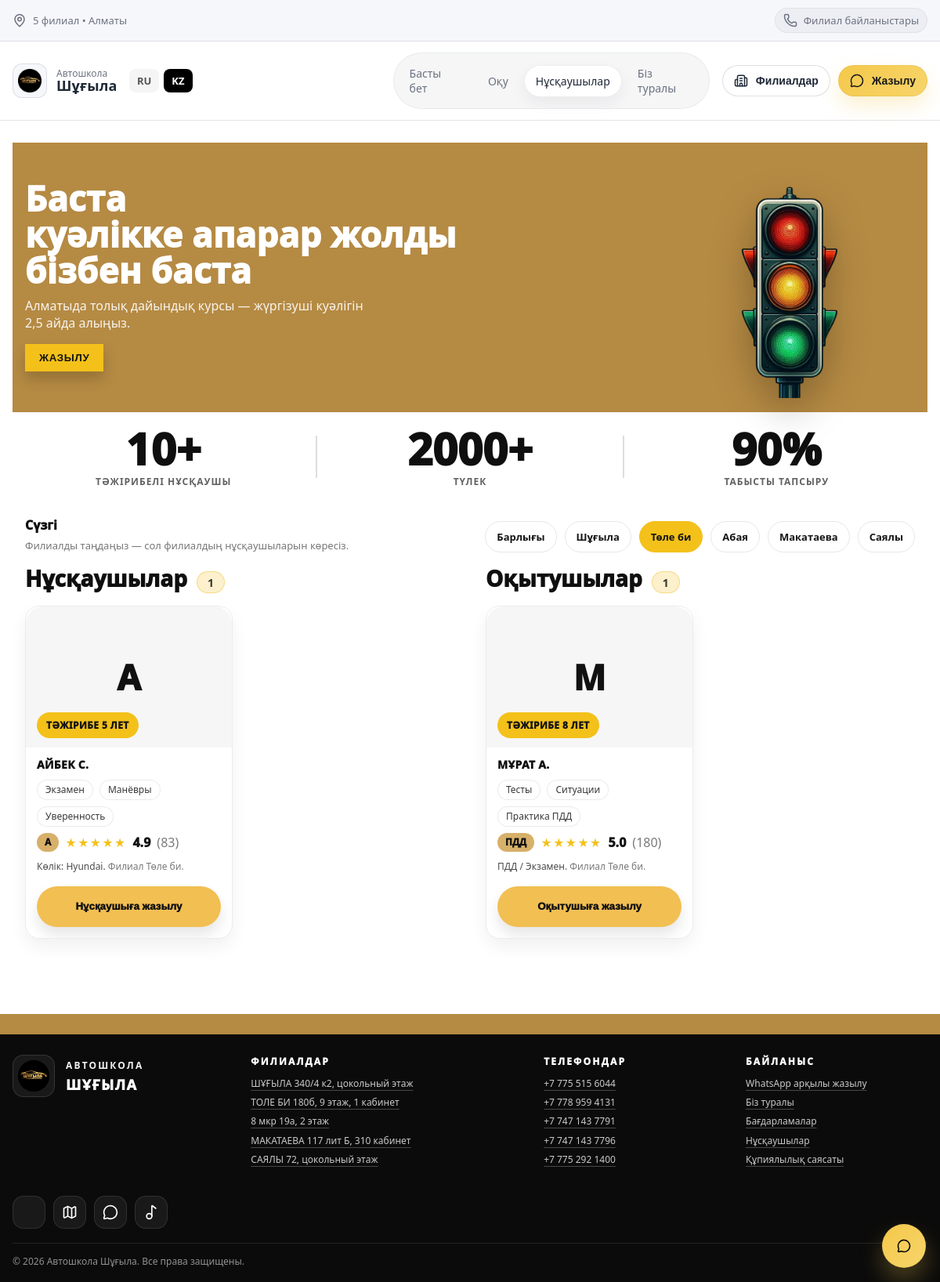
The page /kz/instructors?branch=tolebi on the database its author committed.
### app.py (models this page shows)
class Branch(db.Model):
    id = db.Column(db.Integer, primary_key=True)
    code = db.Column(db.String(40), unique=True, nullable=False)   # shugyla/tolebi/...
    name = db.Column(db.String(120), nullable=False)
    address = db.Column(db.String(200), nullable=False)
    phone = db.Column(db.String(40), nullable=False)
    whatsapp = db.Column(db.String(40), nullable=False)
    map_embed = db.Column(db.Text, nullable=False)                 # embed link

class Instructor(db.Model):
    id = db.Column(db.Integer, primary_key=True)
    name = db.Column(db.String(120), nullable=False)
    branch_code = db.Column(db.String(40), nullable=False)
    experience = db.Column(db.String(80), nullable=True)
    car = db.Column(db.String(120), nullable=True)
    tags = db.Column(db.String(200), nullable=True)
    photo_url = db.Column(db.String(300), nullable=True)  # "uploads/instructors/abc.jpg"
    is_active = db.Column(db.Boolean, default=True)
    category = db.Column(db.String(10), nullable=False, default="B")  # A/A1/B
    rating = db.Column(db.Float, nullable=False, default=4.9)
    rating_count = db.Column(db.Integer, nullable=False, default=0)

class Teacher(db.Model):
    id = db.Column(db.Integer, primary_key=True)
    name = db.Column(db.String(120), nullable=False)
    branch_code = db.Column(db.String(40), nullable=False)
    experience = db.Column(db.String(80), nullable=True)
    subject = db.Column(db.String(120), nullable=True)
    tags = db.Column(db.String(200), nullable=True)
    photo_url = db.Column(db.String(300), nullable=True)  # "uploads/teachers/xxx.jpg"
    is_active = db.Column(db.Boolean, default=True)
    rating = db.Column(db.Float, nullable=False, default=4.9)
    rating_count = db.Column(db.Integer, nullable=False, default=0)

### app.py (the view)
    @app.get("/kz/instructors")
    def instructors_kz():
        branch = request.args.get("branch", "all").strip()
        branches = Branch.query.order_by(Branch.id.asc()).all()
        q = Instructor.query.filter_by(is_active=True)
        if branch != "all":
            q = q.filter_by(branch_code=branch)
        instructors_list = q.order_by(Instructor.id.desc()).all()
        tq = Teacher.query.filter_by(is_active=True)
        if branch != "all":
            tq = tq.filter_by(branch_code=branch)
        teachers_list = tq.order_by(Teacher.id.desc()).all()
        branch_map = {b.code: b.name for b in branches}
        return render_template(
            "kz/pages/instructors.html",
            instructors=instructors_list,
            teachers=teachers_list,
            branches=branches,
            branch=branch,
            branch_map=branch_map
        )

### templates/kz/pages/instructors.html (shortened to what this page needs)
{% extends "kz/base.html" %}
{% block content %}
<section class="inst-hero">
  <div class="container inst-hero-inner">
    <div class="inst-hero-left">
      <h1 class="inst-hero-title">
        Баста<br>
        <span class="inst-hero-strong">куәлікке апарар жолды</span><br>
        <span class="inst-hero-strong">бізбен баста</span>
      </h1>
      <p class="inst-hero-sub">
        Алматыда толық дайындық курсы — жүргізуші куәлігін<br>
        2,5 айда алыңыз.
      </p>
      <button class="inst-hero-btn" type="button" data-open-branches>
        ЖАЗЫЛУ
      </button>
    </div>
    <div class="inst-hero-right" aria-hidden="true">
      <img class="inst-hero-img"
           src="{{ url_for('static', filename='images/traffic-light.png') }}"
           alt="">
    </div>
  </div>
</section>
<section class="inst-stats">
  <div class="container inst-stats-inner">
    <div class="inst-stat">
      <div class="inst-stat-big">10+</div>
      <div class="inst-stat-small">ТӘЖІРИБЕЛІ НҰСҚАУШЫ</div>
    </div>
    <div class="inst-stat-line"></div>
    <div class="inst-stat">
      <div class="inst-stat-big">2000+</div>
      <div class="inst-stat-small">ТҮЛЕК</div>
    </div>
    <div class="inst-stat-line"></div>
    <div class="inst-stat">
      <div class="inst-stat-big">90%</div>
      <div class="inst-stat-small">ТАБЫСТЫ ТАПСЫРУ</div>
    </div>
  </div>
</section>
{% set list_all = instructors or [] %}
{% set A_list = [] %}
{% set A1_list = [] %}
{% set B_list = [] %}
{% set Other_list = [] %}
{% for it in list_all %}
  {% set cat = (it.category|upper if it.category else '') %}
  {% if cat == 'A' %}
    {% set _ = A_list.append(it) %}
  {% elif cat == 'A1' %}
    {% set _ = A1_list.append(it) %}
  {% elif cat == 'B' %}
    {% set _ = B_list.append(it) %}
  {% else %}
    {% set _ = Other_list.append(it) %}
  {% endif %}
{% endfor %}
<section class="inst-filter">
  <div class="container inst-filter-inner">
    <div class="inst-filter-left">
      <div class="inst-filter-title">Сүзгі</div>
      <div class="inst-filter-sub">Филиалды таңдаңыз — сол филиалдың нұсқаушыларын көресіз.</div>
    </div>
    <div class="inst-filter-chips">
      <a class="inst-chip {% if branch == 'all' %}is-active{% endif %}" href="/kz/instructors?branch=all">
        Барлығы
      </a>
      {% for b in branches %}
        <a class="inst-chip {% if branch == b.code %}is-active{% endif %}" href="/kz/instructors?branch={{ b.code }}">
          {{ b.name.replace('Филиал','').strip() }}
        </a>
      {% endfor %}
    </div>
  </div>
</section>
{% set list_all = instructors or [] %}
{% set teachers_list = teachers or [] %}
<section class="inst-dual">
  <div class="container inst-dual-grid">
    <div class="inst-dual-col">
      <div class="inst-cats-head">
        <div class="inst-cats-head">
          <div class="inst-cats-title">
            Нұсқаушылар <span class="inst-count">{{ list_all|length }}</span>
          </div>
        </div>
      </div>
      <div class="inst-cards">
        {% for i in list_all %}
          {% set tags = (i.tags.split(',') if i.tags else []) %}
          {% set tag0 = (tags[0].strip() if tags|length > 0 else '') %}
          {% set exp_text = (i.experience|string if i.experience else '') %}
          {% set badge_text = ('ТӘЖІРИБЕ ' ~ exp_text|upper) if exp_text else (tag0|upper if tag0 else 'ҮЗДІК НҰСҚАУШЫ') %}
          <article class="inst-card-figma">
            <div class="inst-card-photo">
              {% if i.photo_url %}
                <img src="{{ url_for('static', filename=i.photo_url) }}" alt="{{ i.name }}">
              {% else %}
                <div class="inst-card-avatar">{{ (i.name[:1] if i.name else 'A')|upper }}</div>
              {% endif %}
              <div class="inst-badge">{{ badge_text }}</div>
            </div>
            <div class="inst-card-body">
              <div class="inst-card-name">{{ i.name }}</div>
                {% set tags = (i.tags.split(',') if i.tags else []) %}
                <div class="inst-tags">
                  {% for tg in tags %}
                    {% set tg = tg.strip() %}
                    {% if tg %}
                      <span class="inst-tag">{{ tg }}</span>
                    {% endif %}
                  {% endfor %}
                </div>
              <div class="inst-card-rating">
                {% set pill = (i.category|upper if i.category else 'НҰСҚ') %}
                <span class="inst-pill">{{ pill }}</span>
                {% set r = (i.rating if i.rating is not none else 4.9) %}
                {% set filled = (r + 0.5)|int %}
                {% if filled < 0 %}{% set filled = 0 %}{% endif %}
                {% if filled > 5 %}{% set filled = 5 %}{% endif %}
                {% set empty = 5 - filled %}
                <span class="inst-stars">{{ '★' * filled }}{{ '☆' * empty }}</span>
                <span class="inst-rate">{{ '%.1f' % r }}</span>
                {% if i.rating_count and i.rating_count > 0 %}
                  <span class="inst-muted">({{ i.rating_count }})</span>
                {% endif %}
              </div>
              <div class="inst-card-desc">
                {% if i.car %}Көлік: {{ i.car }}.{% endif %}
                {% if i.branch_code %}
                  <span class="inst-muted"> {{ branch_map.get(i.branch_code, i.branch_code) }}.</span>
                {% endif %}
              </div>
              <button class="inst-cta-btn"
                      type="button"
                      data-open-branches
                      data-wa-text="Сәлеметсіз бе! Нұсқаушыға жазылғым келеді: {{ i.name }}."
>
                Нұсқаушыға жазылу
              </button>
            </div>
          </article>
        {% endfor %}
      </div>
    </div>
    <div class="inst-dual-col">
      <div class="inst-cats-head">
        <div class="inst-cats-head">
          <div class="inst-cats-title">
            Оқытушылар <span class="inst-count">{{ teachers_list|length }}</span>
          </div>
        </div>
      </div>
      <div class="inst-cards">
        {% for t in teachers_list %}
          {% set tags = (t.tags.split(',') if t.tags else []) %}
          {% set tag0 = (tags[0].strip() if tags|length > 0 else '') %}
          {% set exp_text = (t.experience|string if t.experience else '') %}
          {% set badge_text = ('ТӘЖІРИБЕ ' ~ exp_text|upper) if exp_text else (tag0|upper if tag0 else 'ОҚЫТУШЫ') %}
          <article class="inst-card-figma">
            <div class="inst-card-photo">
              {% if t.photo_url %}
                <img src="{{ url_for('static', filename=t.photo_url) }}" alt="{{ t.name }}">
              {% else %}
                <div class="inst-card-avatar">{{ (t.name[:1] if t.name else 'T')|upper }}</div>
              {% endif %}
              <div class="inst-badge">{{ badge_text }}</div>
            </div>
            <div class="inst-card-body">
              <div class="inst-card-name">{{ t.name }}</div>
                {% set tags = (t.tags.split(',') if t.tags else []) %}
                <div class="inst-tags">
                  {% for tg in tags %}
                    {% set tg = tg.strip() %}
                    {% if tg %}
                      <span class="inst-tag">{{ tg }}</span>
                    {% endif %}
                  {% endfor %}
                </div>
              <div class="inst-card-rating">
                <span class="inst-pill">ПДД</span>
                {% set r = (t.rating if t.rating is not none else 4.9) %}
                {% set filled = (r + 0.5)|int %}
                {% if filled < 0 %}{% set filled = 0 %}{% endif %}
                {% if filled > 5 %}{% set filled = 5 %}{% endif %}
                {% set empty = 5 - filled %}
                <span class="inst-stars">{{ '★' * filled }}{{ '☆' * empty }}</span>
                <span class="inst-rate">{{ '%.1f' % r }}</span>
                {% if t.rating_count and t.rating_count > 0 %}
                  <span class="inst-muted">({{ t.rating_count }})</span>
                {% endif %}
              </div>
              <div class="inst-card-desc">
                {% if t.subject %}{{ t.subject }}.{% endif %}
                {% if t.branch_code %}
                  <span class="inst-muted"> {{ branch_map.get(t.branch_code, t.branch_code) }}.</span>
                {% endif %}
              </div>
              <button class="inst-cta-btn"
                      type="button"
                      data-open-branches
                      data-wa-text="Сәлеметсіз бе! Оқытушыға жазылғым келеді: {{ t.name }}. {{ branch_map.get(t.branch_code, t.branch_code) }}.">
                Оқытушыға жазылу
              </button>
            </div>
          </article>
        {% endfor %}
      </div>
    </div>
  </div>
</section>
{% endblock %}

### rows shown on the page
Branch: name.replace "Шұғыла"
Branch: name.replace "Төле би"
Branch: name.replace "Абая"
Branch: name.replace "Макатаева"
Branch: name.replace "Саялы"
Instructor: name "А", badge_text "ТӘЖІРИБЕ 5 ЛЕТ", name "АЙБЕК С.", tags "Экзамен" "Манёвры" "Уверенность", category "A", value "★★★★★", rating "4.9", rating_count "83", car "Hyundai", get "Филиал Төле би"
Teacher: name "М", badge_text "ТӘЖІРИБЕ 8 ЛЕТ", name "МҰРАТ А.", tags "Тесты" "Ситуации" "Практика ПДД", value "★★★★★", rating "5.0", rating_count "180", subject "ПДД / Экзамен", get "Филиал Төле би"

### other values the page prints
{{ list_all|length }} "1"
{{ teachers_list|length }} "1"
{{ 2026 }} "2026"
